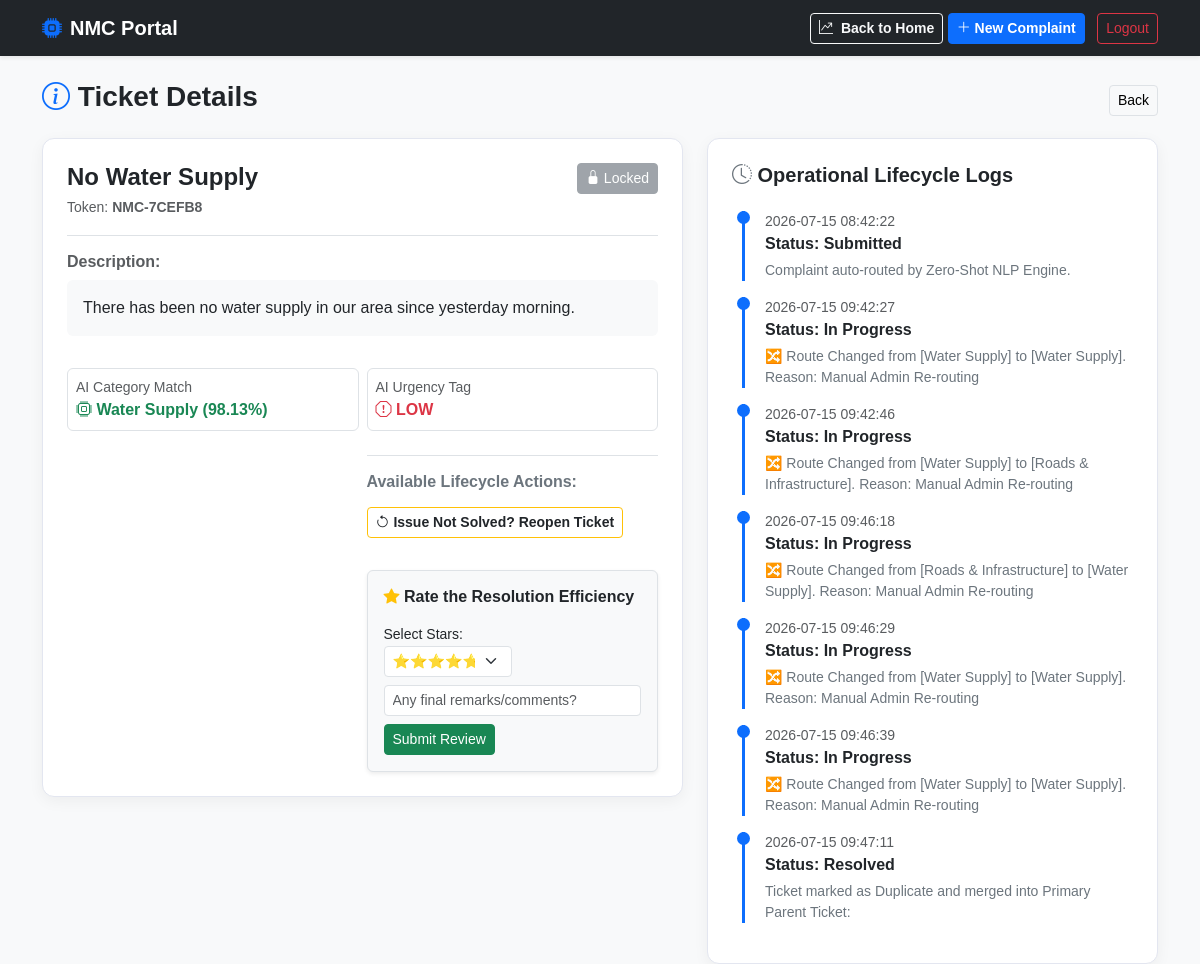
Screenshot of /citizen/complaint/5 (signed in) with the database file from the repository.
### tables this page shows
CREATE TABLE complaints (
    id                  INTEGER  PRIMARY KEY AUTOINCREMENT,
    user_id             INTEGER  NOT NULL,
    title               TEXT     NOT NULL,
    description         TEXT     NOT NULL, 
    original_language   TEXT     DEFAULT 'en', 
    translated_text     TEXT,                  
    address             TEXT,
    
    -- AI Predictions (Citizen Features 05, 06, 15, 19)
    ai_category         TEXT,    
    ai_confidence       REAL,    
    ai_urgency          TEXT     CHECK(ai_urgency IN ('CRITICAL', 'HIGH', 'MEDIUM', 'LOW')),
    ai_sentiment        TEXT,    
    
    -- Management & Operations (Admin Features 01, 07, 11)
    status              TEXT     DEFAULT 'Submitted' CHECK(status IN ('Submitted', 'Under Review', 'In Progress', 'Resolved', 'Rejected', 'Escalated', 'Withdrawn')),
    tracking_token      TEXT     NOT NULL UNIQUE, 
    assigned_officer_id INTEGER, 
    
    -- SLA Configuration (Your Manual Custom SLA Requirement)
    custom_sla_hours    INTEGER  DEFAULT NULL, 
    resolution_note     TEXT,                  
    
    -- Duplicate & Merge System (Citizen Feature 04 / Admin Feature 04)
    is_duplicate        INTEGER  DEFAULT 0,
    parent_id           INTEGER, 
    
    created_at          DATETIME DEFAULT CURRENT_TIMESTAMP,
    updated_at          DATETIME DEFAULT CURRENT_TIMESTAMP,
    FOREIGN KEY (user_id) REFERENCES users(id) ON DELETE CASCADE,
    FOREIGN KEY (assigned_officer_id) REFERENCES staff(id) ON DELETE SET NULL,
    FOREIGN KEY (parent_id) REFERENCES complaints(id) ON DELETE SET NULL
);

CREATE TABLE complaint_history (
    id              INTEGER  PRIMARY KEY AUTOINCREMENT,
    complaint_id    INTEGER  NOT NULL,
    old_status      TEXT,
    new_status      TEXT     NOT NULL,
    changed_by_staff_id INTEGER, 
    note            TEXT,        
    changed_at      DATETIME DEFAULT CURRENT_TIMESTAMP,
    FOREIGN KEY (complaint_id) REFERENCES complaints(id) ON DELETE CASCADE,
    FOREIGN KEY (changed_by_staff_id) REFERENCES staff(id) ON DELETE SET NULL
);

### app.py (the view)
@app.route('/citizen/complaint/<int:complaint_id>')
def complaint_detail(complaint_id):
    if 'user_id' not in session or session.get('role') != 'CITIZEN':
        flash("Please log in to continue.", "warning")
        return redirect(url_for('login'))
    conn = sqlite3.connect(DB_NAME)
    conn.row_factory = sqlite3.Row
    cursor = conn.cursor()
    complaint = cursor.execute("SELECT * FROM complaints WHERE id = ? AND user_id = ?", (complaint_id, session['user_id'])).fetchone()
    if not complaint:
        conn.close()
        flash("Complaint not found, or you do not have permission to access it.", "danger")
        return redirect(url_for('citizen_dashboard'))
    history = cursor.execute("""
        SELECT ch.*, s.full_name as officer_name
        FROM complaint_history ch
        LEFT JOIN staff s ON ch.changed_by_staff_id = s.id
        WHERE ch.complaint_id = ? ORDER BY ch.changed_at ASC
    """, (complaint_id,)).fetchall()
    conn.close()
    return render_template('track.html', complaint=complaint, history=history, view_mode='detail')

### templates/track.html (shortened to what this page needs)
<!DOCTYPE html>
<html lang="en">
<head>
    <link href="https://cdn.jsdelivr.net/npm/bootstrap@5.3.0/dist/css/bootstrap.min.css" rel="stylesheet">
    <link rel="stylesheet" href="https://cdn.jsdelivr.net/npm/bootstrap-icons@1.11.1/font/bootstrap-icons.css">
</head>
<body>
<nav class="navbar navbar-expand-lg navbar-dark bg-dark shadow-sm mb-4">
    <div class="container">
        <a class="navbar-brand fw-bold" href="/citizen/dashboard"><i class="bi bi-cpu-fill me-2 text-primary"></i>NMC Portal</a>
        <div class="ms-auto">
            <a href="/public/insights" class="btn btn-outline-light btn-sm fw-bold"><i class="bi bi-graph-up-arrow me-1"></i> Back to Home</a>
            <a href="/citizen/file_complaint" class="btn btn-primary btn-sm fw-bold me-2"><i class="bi bi-plus-lg"></i> New Complaint</a>
            <a href="/logout" class="btn btn-outline-danger btn-sm fw-medium">Logout</a>
        </div>
    </div>
</nav>
<div class="container">
    {% if view_mode == 'detail' %}
    <div class="d-flex justify-content-between align-items-center mb-3">
        <h3 class="fw-bold"><i class="bi bi-info-circle text-primary"></i> Ticket Details</h3>
        <a href="/citizen/dashboard" class="btn btn-light border btn-sm">Back </a>
    </div>
    <div class="row">
        <div class="col-md-7 mb-4">
            <div class="card card-custom p-4 bg-white">
                <div class="d-flex justify-content-between align-items-start border-bottom pb-3 mb-3">
                    <div>
                        <h4 class="fw-bold mb-1">{{ complaint.title }}</h4>
                        <span class="text-muted small">Token: <strong>{{ complaint.tracking_token }}</strong></span>
                    </div>
                    <div>
                        {% if complaint.status == 'Submitted' %}
                            <a href="/citizen/complaint/edit/{{ complaint.id }}" class="btn btn-sm btn-warning fw-bold"><i class="bi bi-pencil-square"></i> Edit Content</a>
                        {% else %}
                            <button class="btn btn-sm btn-secondary" disabled><i class="bi bi-lock-fill"></i> Locked</button>
                        {% endif %}
                    </div>
                </div>
                <h6 class="fw-bold text-muted">Description:</h6>
                <p class="text-dark bg-light p-3 rounded" style="white-space: pre-wrap;">{{ complaint.description }}</p>
                <div class="row g-2 mt-2">
                    <div class="col-sm-6">
                        <div class="border p-2 rounded">
                            <span class="small text-muted d-block">AI Category Match</span>
                            <span class="fw-bold text-success"><i class="bi bi-cpu"></i> {{ complaint.ai_category }} ({{ complaint.ai_confidence }}%)</span>
                        </div>
                    </div>
                    <div class="col-sm-6">
                        <div class="border p-2 rounded">
                            <span class="small text-muted d-block">AI Urgency Tag</span>
                            <span class="fw-bold text-danger"><i class="bi bi-exclamation-octagon"></i> {{ complaint.ai_urgency }}</span>
                        </div>
                        <div class="border-top pt-3 mt-4">
                            <h6 class="fw-bold text-secondary mb-3">Available Lifecycle Actions:</h6>
                            {% if complaint.status == 'Resolved' %}
                                <a href="/citizen/complaint/reopen/{{ complaint.id }}" class="btn btn-outline-warning btn-sm fw-bold text-dark mb-4"><i class="bi bi-arrow-counterclockwise"></i> Issue Not Solved? Reopen Ticket</a>
                                <div class="card bg-light p-3 border mt-2 shadow-sm">
                                    <h6 class="fw-bold text-dark"><i class="bi bi-star-fill text-warning"></i> Rate the Resolution Efficiency</h6>
                                    <form action="/citizen/complaint/rate/{{ complaint.id }}" method="POST" class="mt-2">
                                        <div class="mb-2">
                                            <label class="small fw-medium">Select Stars:</label>
                                            <select name="star_rating" class="form-select form-select-sm w-50" required>
                                                <option value="5">⭐⭐⭐⭐⭐ (Excellent)</option>
                                            </select>
                                        </div>
                                        <div class="mb-2">
                                            <input type="text" name="comment" class="form-control form-control-sm" placeholder="Any final remarks/comments?">
                                        </div>
                                        <button type="submit" class="btn btn-success btn-sm fw-medium">Submit Review</button>
                                    </form>
                                </div>
                            {% endif %}
                        </div>
                    </div>
                </div>
            </div>
        </div>
        <div class="col-md-5">
            <div class="card card-custom p-4 bg-white">
                <h5 class="fw-bold mb-4"><i class="bi bi-clock-history text-secondary"></i> Operational Lifecycle Logs</h5>
                {% for log in history %}
                <div class="timeline-step mb-3">
                    <span class="small text-muted d-block">{{ log.changed_at }}</span>
                    <strong class="text-dark">Status: {{ log.new_status }}</strong>
                    <p class="small text-secondary mb-0 mt-1">{{ log.note }}</p>
                </div>
                {% endfor %}
            </div>
        </div>
    </div>
    {% endif %}
</div>
</body>
</html>

### templates/track.html (style rules this page uses)
body { background-color: #f8f9fa; font-family: sans-serif; }
.card-custom { border-radius: 12px; box-shadow: 0 4px 15px rgba(0,0,0,0.05); border: 1px solid #e3e6f0; }
.timeline-step { border-left: 3px solid #0d6efd; position: relative; padding-left: 20px; margin-left: 10px; }
.timeline-step::before { content: ''; position: absolute; left: -8px; top: 0; width: 13px; height: 13px; border-radius: 50%; background-color: #0d6efd; }

### rows the page displays
complaints: title "No Water Supply", tracking_token "NMC-7CEFB8", description "There has been no water supply in our area since yesterday morning.", ai_category "Water Supply", ai_confidence "98.13", ai_urgency "LOW"
complaint_history: changed_at "2026-07-15 08:42:22", new_status "Submitted", note "Complaint auto-routed by Zero-Shot NLP Engine."
complaint_history: changed_at "2026-07-15 09:42:27", new_status "In Progress", note "🔀 Route Changed from [Water Supply] to [Water Supply]. Reason: Manual Admin Re-routing"
complaint_history: changed_at "2026-07-15 09:42:46", new_status "In Progress", note "🔀 Route Changed from [Water Supply] to [Roads & Infrastructure]. Reason: Manual Admin Re-routing"
complaint_history: changed_at "2026-07-15 09:46:18", new_status "In Progress", note "🔀 Route Changed from [Roads & Infrastructure] to [Water Supply]. Reason: Manual Admin Re-routing"
complaint_history: changed_at "2026-07-15 09:46:29", new_status "In Progress", note "🔀 Route Changed from [Water Supply] to [Water Supply]. Reason: Manual Admin Re-routing"
complaint_history: changed_at "2026-07-15 09:46:39", new_status "In Progress", note "🔀 Route Changed from [Water Supply] to [Water Supply]. Reason: Manual Admin Re-routing"
complaint_history: changed_at "2026-07-15 09:47:11", new_status "Resolved", note "Ticket marked as Duplicate and merged into Primary Parent Ticket:"
